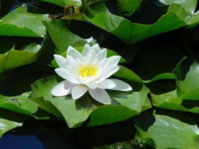
#> input picture sheet1/visual_attention_ds.png, 199 x 149 px
$ python task2.py
#> lines starting #> are read from the running program, lines starting #| are printed output that depends on the picture
# Gruppe 26
# Laszlo Korte
# Alexander Remmes-Weitz

import os
from skimage import io, transform
from skimage.color import rgba2rgb, rgb2gray
import matplotlib.pyplot as plt
import numpy as np
from tqdm import tqdm

def main():
	print(os.path.basename(__file__))
	print("".join(open(__file__, 'r').readlines()[0:3]))
	window_sizes = [
		(3, 7),
		(11, 21),
		(31, 51),
	]
	file_name = 'visual_attention_ds.png'

	flower = io.imread(os.path.join(os.path.dirname(__file__), file_name))
#> flower is the input picture: shape (149, 199, 4); mean R, G, B, A 56.1, 80.7, 42, 255
	flower_gray = rgb2gray(rgba2rgb(flower))
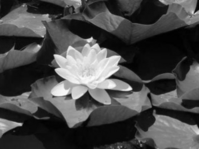
#> flower_gray: shape (149, 199) float64; min 0.000848, max 0.987, mean 0.285
	flower_integral = transform.integral.integral_image(flower_gray)
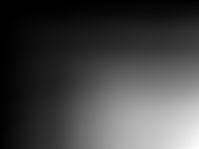
#> flower_integral: shape (149, 199) float64; min 0.107, max 8455.8, mean 2264.5; drawn with min black and max white

	height, width = flower_gray.shape
#> height = 149; width = 199

	rows, columns = np.indices((height, width))

	def is_inside(inner, outer):
		return (outer[0] <= inner[0]) & (inner[0] < outer[1]) & (outer[0] <= inner[1]) & (inner[1] < outer[1])

	fig, ax = plt.subplots(2, len(window_sizes))

	fig.suptitle("Sheet 1, Task 2: Surround-Center Contract")
	ax[0, 0].imshow(flower)
	ax[0, 0].set_title("Original RGB")
	ax[0, 1].imshow(flower_gray, cmap='gray')
	ax[0, 1].set_title("Grayscale")
	for x in range(2, len(window_sizes)):
		ax[0, x].set_visible(False)

	print("Calculating Center/Surround Contrast")

	for i, (inner, outer) in enumerate(tqdm(window_sizes)):
		result = np.zeros_like(flower_gray)
		inner_half = int((inner - 1)/2)
		outer_half = int((outer - 1)/2)

		r0c, c0c, r1c, c1c = rows - inner_half, columns - inner_half, rows + inner_half, columns + inner_half
		r0o, c0o, r1o, c1o = rows - outer_half, columns - outer_half, rows + outer_half, columns + outer_half

		cutout = is_inside((c0o, c1o), (0, width)) & is_inside((r0o, r1o), (0, height))

		center_sum = transform.integral.integrate(flower_integral, np.array(list(zip(r0c[cutout], c0c[cutout]))), np.array(list(zip(r1c[cutout], c1c[cutout]))))
		surround_sum = transform.integral.integrate(flower_integral, np.array(list(zip(r0o[cutout], c0o[cutout]))), np.array(list(zip(r1o[cutout], c1o[cutout]))))
		diff = surround_sum - center_sum
		result[cutout] = diff

		ax[1, i].set_title(f"Suround/Center: {outer}/{inner}")
		ax[1, i].imshow(result, cmap='gray')
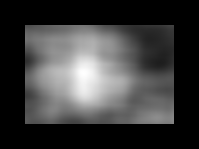
#> result: shape (149, 199) float64; min 0, max 1156.2, mean 275.8; drawn with min black and max white

	fig.tight_layout()
	plt.show()
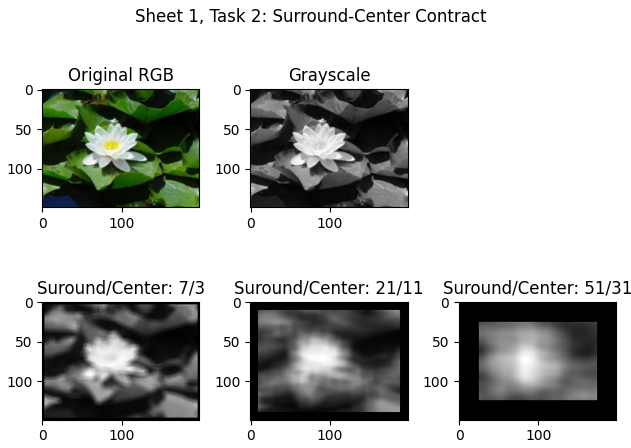
#> figure drawn by matplotlib, 5 panels

if __name__ == '__main__':
	main()
